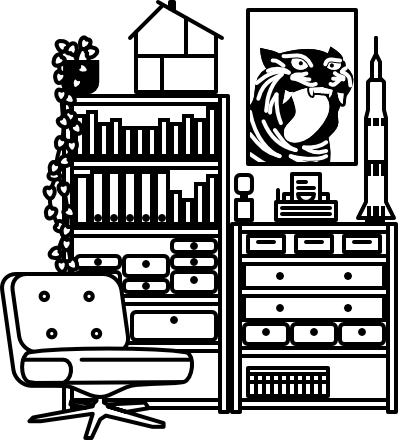
#> input picture dashboard/frontend/dist/photos/photos_bedroom.png, 398 x 440 px
$ python -i images.py   (imports and definitions only)
#> lines starting #> are read from the running program, lines starting #| are printed output that depends on the picture; after the words box and inside, x2 and y2 are one past the last pixel; in counts of white or black regions, pixels touching at a corner belong together
### dashboard/backend/settings.py
"""Runtime settings, all supplied by run.sh from the add-on options."""

import os

DEVICE_ID = os.environ.get("DEVICE_ID", "inkplate5v2")

MQTT_HOST = os.environ.get("MQTT_HOST", "")
MQTT_PORT = int(os.environ.get("MQTT_PORT", "1883"))
MQTT_USER = os.environ.get("MQTT_USER") or None
MQTT_PASSWORD = os.environ.get("MQTT_PASSWORD") or None

DATA_DIR = os.environ.get("DATA_DIR", "./data")

# Charging is inferred from the voltage trend, so both ends are tunable without
# a code change. 30 minutes and 20mV clears normal ADC noise, which is a few mV.
CHARGE_WINDOW_MINUTES = int(os.environ.get("CHARGE_WINDOW_MINUTES", "30"))
CHARGE_THRESHOLD_V = float(os.environ.get("CHARGE_THRESHOLD_V", "0.02"))
STATIC_DIR = os.environ.get("STATIC_DIR", "./static")
PORT = int(os.environ.get("PORT", "8099"))
LOG_LEVEL = os.environ.get("LOG_LEVEL", "info").upper()

# The editor is served through Home Assistant's ingress, which is authenticated
# -- the device cannot use it. Image blobs are served on this second, plain port
# instead, mapped straight to the host in config.yaml.
DEVICE_PORT = int(os.environ.get("DEVICE_PORT", "8098"))

# What the device should prefix image URLs with. Left empty, the add-on asks the
# Supervisor for the host's address and works it out; set it when that guesses
# wrong, e.g. with multiple interfaces or a reverse proxy.
#
# Corrected rather than trusted. The firmware's HTTP client wants
# `http://host:port` exactly and refuses anything else -- and what is typed into
# an add-on option is an address as a person writes one: `192.168.178.35`, with
# no scheme and no port. That was on a real install, and the failure is a bad
# one to read from the outside: images do not download, the boot log never
# arrives, and the manifest falls back to a single 15KB MQTT publish, which is
# the very thing that path exists to avoid.
def _usable_base_url(raw: str) -> str:
    """`192.168.178.35` -> `http://192.168.178.35:8098`, and leave a good one alone."""
    address = (raw or "").strip().rstrip("/")
    if not address:
        return ""

    if "://" not in address:
        address = f"http://{address}"

    scheme, _, rest = address.partition("://")
    # A port is what follows a colon in the *host* part; an IPv6 literal is in
    # brackets and its colons are not that.
    host = rest.split("/", 1)[0]
    has_port = ":" in (host.rsplit("]", 1)[-1] if host.startswith("[") else host)
    if not has_port and scheme == "http":
        address = f"{address}:{DEVICE_PORT}"
    return address


IMAGE_BASE_URL = _usable_base_url(os.environ.get("IMAGE_BASE_URL", ""))

# Releases of the firmware repo are watched here rather than by the device: they
# are served over HTTPS, and the device has no TLS stack by design.
FIRMWARE_REPO = os.environ.get("FIRMWARE_REPO", "").strip()
# How often the releases API is asked. Five minutes is twelve calls an hour
# against GitHub's unauthenticated limit of sixty per address -- comfortable,
# and it is only one call: the binary is downloaded solely when the version has
# actually changed.
#
# The old FIRMWARE_POLL_HOURS still wins if it is set, so a deliberate override
# is not silently sped up to five minutes. Nothing in run.sh sets either; both
# exist for someone debugging with a shell in the container.
FIRMWARE_POLL_MINUTES = float(os.environ.get("FIRMWARE_POLL_MINUTES", "5"))
if os.environ.get("FIRMWARE_POLL_HOURS"):
    FIRMWARE_POLL_MINUTES = float(os.environ["FIRMWARE_POLL_HOURS"]) * 60

# Only needed for a private repo, where the releases API answers 404 without
# one. A fine-grained token with read access to that repo's contents is enough.
FIRMWARE_TOKEN = os.environ.get("FIRMWARE_TOKEN", "").strip()

# Where Home Assistant listens for MQTT discovery. "homeassistant" is its
# default and almost nobody changes it, but a broker shared with another
# controller sometimes does. Set empty to publish no discovery at all, which
# also stops the add-on creating entities on a system that does not want them.
DISCOVERY_PREFIX = os.environ.get("DISCOVERY_PREFIX", "homeassistant").strip().strip("/")

# Present when running as a real add-on; absent when developing on a laptop, in
# which case the state bridge stays off and you can still edit and push layouts.
SUPERVISOR_TOKEN = os.environ.get("SUPERVISOR_TOKEN")
HA_WS_URL = os.environ.get("HA_WS_URL", "ws://supervisor/core/websocket")
HA_REST_URL = os.environ.get("HA_REST_URL", "http://supervisor/core/api")


class DeviceTopics:
    """The topics one panel owns, under `<root>/devices/<id>/`.

    Every panel has a set of these. What they carry is unchanged from when
    there was one panel and they hung directly off the root -- the id is simply
    now part of the path, so two panels cannot overwrite each other's status,
    manifest or layout.
    """

    # [41 lines left out: function __init__, not called in this run]


class Topics:
    """The MQTT contract shared with the firmware.

    Two kinds of topic hang off the installation's root. **Shared** ones are
    written once and read by every panel: the entity states, the image manifest
    and the firmware manifest. Three hundred entity readings republished per
    panel would multiply the broker's traffic by the number of panels to say the
    same thing to each of them, and all three are the same for all of them.

    **Per panel** ones live under `devices/<id>/` -- see DeviceTopics. The
    `devices/` segment is there so that no panel id can collide with a shared
    topic; ids are derived from a MAC and will not be called `state`, but the
    contract should not rest on that.
    """

    def __init__(self, device_id: str):
#> further down, picture is the input picture: PIL image 398x440 RGB; min 0, max 255, mean 166.7
        self.root = device_id
        self.devices = f"{self.root}/devices"
        # Retained list of uploaded images and where to fetch them, so a
        # rebooting device knows what to pull without asking
        self.images_manifest = f"{self.root}/images/manifest"
        # What build is on offer and where to fetch it
        self.firmware_manifest = f"{self.root}/firmware/manifest"

    def device(self, panel_id: str) -> DeviceTopics:
        return DeviceTopics(self.root, panel_id)

    # [29 lines left out: functions every_device, panel_of, leaf_of, state, not called in this run]


topics = Topics(DEVICE_ID)

### dashboard/backend/images.py
"""Turn uploaded pictures into the packed 1-bit blobs the device draws directly.

All the scaling, cropping and dithering happens here rather than on the device.
The ESP32 would need seconds to decode a JPEG and has no memory to spare for it,
so what lands on the SD card is already the exact pixel size the widget occupies
and can go straight to drawBitmap.

The packing matches the firmware's iconConvert.py exactly -- MSB first, each row
starting on a byte boundary, a set bit meaning ink -- because the device draws
compiled-in icons and uploaded images through the same call.

    IPL1 file layout
    0  magic    "IPL1"
    4  version  1
    5  reserved 0
    6  width    uint16 little-endian
    8  height   uint16 little-endian
    10 payload  ceil(width / 8) * height bytes
"""

import hashlib
import io
import json
import logging
import os
import re
import struct
from typing import Any

from PIL import Image, ImageDraw, ImageOps

from settings import DATA_DIR

log = logging.getLogger(__name__)

MAGIC = b"IPL1"
VERSION = 1
HEADER = struct.Struct("<4sBBHH")

IMAGES_DIR = os.path.join(DATA_DIR, "images")
INDEX_PATH = os.path.join(IMAGES_DIR, "index.json")

# Names end up in a URL, a filename and a path on the SD card, so keep them dull.
NAME_PATTERN = re.compile(r"^[a-z0-9][a-z0-9_-]{0,31}$")

# The panel, so an upload cannot ask for something that could never be drawn
MAX_WIDTH = 1280
MAX_HEIGHT = 720

# CARD_RADIUS in the firmware's CardWidget.h. A photo sitting among widgets
# looks like a mistake with square corners; matching their radius makes it look
# like it belongs. Kept in step by hand -- the manifest carries the grid, not
# the card styling, and this is the only thing on this side that needs it.
CORNER_RADIUS = 16

# CARD_BORDER, and the radius of the white body *inside* a card's frame.
#
# A photo widget with its border on is drawn by the firmware as a normal card --
# frame, then the picture inset into the body -- so the picture has to be the
# body's shape exactly. Anything else shows as a white crescent in each corner
# where the photo's square edge fails to reach the body's curve.
CARD_BORDER = 4
INNER_RADIUS = CORNER_RADIUS - CARD_BORDER


class ImageError(ValueError):
    """Raised for anything the user can fix by uploading something else."""


# [9 lines left out: function normalise_name, not called in this run]


# A byte to the same byte with every bit flipped, for `bytes.translate` below.
_INVERT = bytes(255 - value for value in range(256))


def _pack(image: Image.Image) -> bytes:
    """A 1-bit PIL image to packed rows. Mirrors iconConvert.py.

    Pillow's own 1-bit buffer is already this format bit for bit, save for the
    polarity: it packs rows MSB first, padded to whole bytes, with a set bit
    meaning *white*, and here a set bit means ink. So the whole job is a 256-byte
    translation in C and a mask down the right-hand edge, instead of a Python
    loop over every pixel -- which for a full-screen picture was a million
    iterations of shift-and-test, and the second-largest cost in a conversion.
    """
    width, height = image.size
#> width = 398; height = 440
    if image.mode != "1":
        # Only ever reached by a caller that has not dithered yet; the threshold
        # is the same 128 the old comparison against 0 implied for a bitmap.
        image = image.convert("1", dither=Image.Dither.NONE)
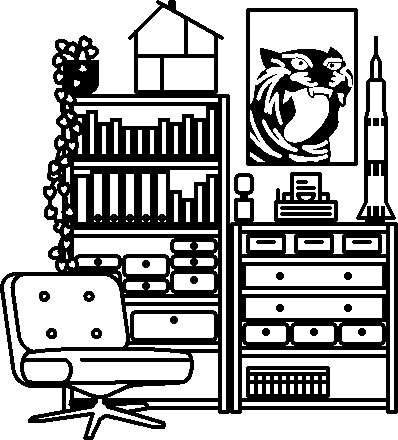
#> image: PIL image 398x440 1; 65.3% white; 26 black regions (1 under 20 px), largest, box (x1, y1, x2, y2) and area: (0, 0, 398, 440) 51743, (246, 8, 358, 166) 7233, (280, 206, 332, 210) 204

    packed = image.tobytes().translate(_INVERT)
    spare = width % 8
#> spare = 6
    if not spare:
        return packed

    # Pillow pads a short row with unset bits, which the flip above turned into
    # ink running off the edge of the picture. Paper, as before.
    stride = (width + 7) // 8
#> stride = 50
    out = bytearray(packed)
    keep = (0xFF << (8 - spare)) & 0xFF
#> keep = 252
    for last in range(stride - 1, stride * height, stride):
        out[last] &= keep
    return bytes(out)


# The three dithers, and the contract they are written to.
#
# Each is mirrored pixel for pixel in the frontend's dither.js, because the
# editor previews the 1-bit result live while you drag. That preview is only
# honest if the two agree exactly, so both walk a flat float array in raster
# order, use the same neighbour offsets, and do the arithmetic in the same
# order -- IEEE doubles either side, so the results are identical rather than
# merely close. tools/dithercheck.py asserts that on real images.
#
# Anything added here has to be added there, and to DITHERS below.


# [99 lines left out: functions _diffuse, _atkinson, _floyd_steinberg, _threshold, not called in this run]


DITHERS = {
    "atkinson": _atkinson,
    "floyd_steinberg": _floyd_steinberg,
    "threshold": _threshold,
}


# [191 lines left out: functions _dither, _cover, _contain, _round_corners, _finish, convert_prepared and 3 more, not called in this run]


def blob_path(name: str) -> str:
    return os.path.join(IMAGES_DIR, f"{name}.bin")


def preview_path(name: str) -> str:
    return os.path.join(IMAGES_DIR, f"{name}.png")


# [156 lines left out: functions store, store_photo, remove, remove_where, not called in this run]


def listing() -> list[dict[str, Any]]:
    return sorted(_load_index().values(), key=lambda entry: entry["name"])


# [7 lines left out: function uploads, not called in this run]


# What one manifest entry costs, near enough, against the device's 16KB MQTT
# buffer (MQTT_BUFFER_SIZE in MQTTManager.h). A payload over that is not
# truncated, it is dropped -- and the symptom is a panel that silently stops
# hearing about new images -- so this is worth a warning before it happens.
MANIFEST_BUDGET_BYTES = 16384
MANIFEST_WARN_BYTES = 14000

# Only these reach the device. Everything else in an entry -- the mode, the
# dither, which album it came from -- exists for the editor, and with an album's
# worth of photos in the list those fields are most of the payload.
DEVICE_FIELDS = ("name", "width", "height", "bytes", "sha256")


# [18 lines left out: function manifest, not called in this run]

>>> from PIL import Image
>>> picture = Image.open('../frontend/dist/photos/photos_bedroom.png')
>>> result = _pack(picture)

$ run again, on dashboard/frontend/dist/photos/photos_interface.png
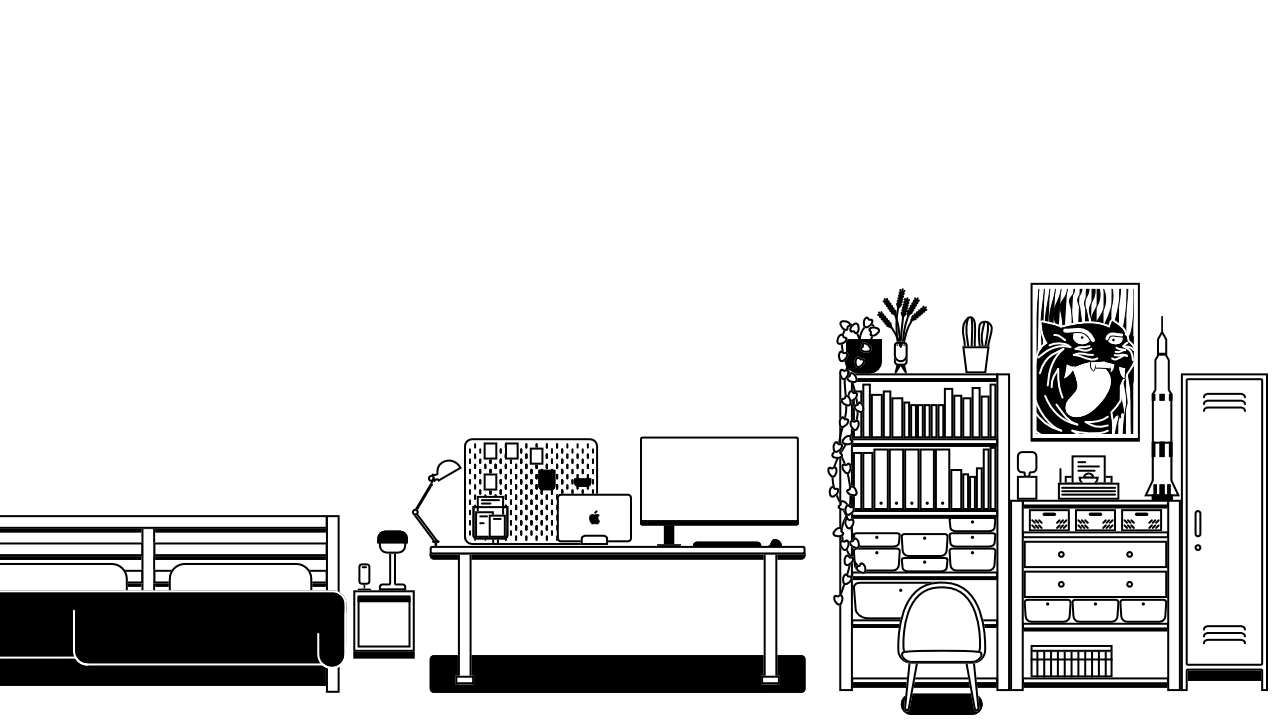
#> input picture dashboard/frontend/dist/photos/photos_interface.png, 1280 x 720 px
#> picture is the input picture: PIL image 1280x720 RGB; min 0, max 255, mean 223.6
#> in _pack, `image = image.convert("1", dither=Image.Dither.NONE)`:
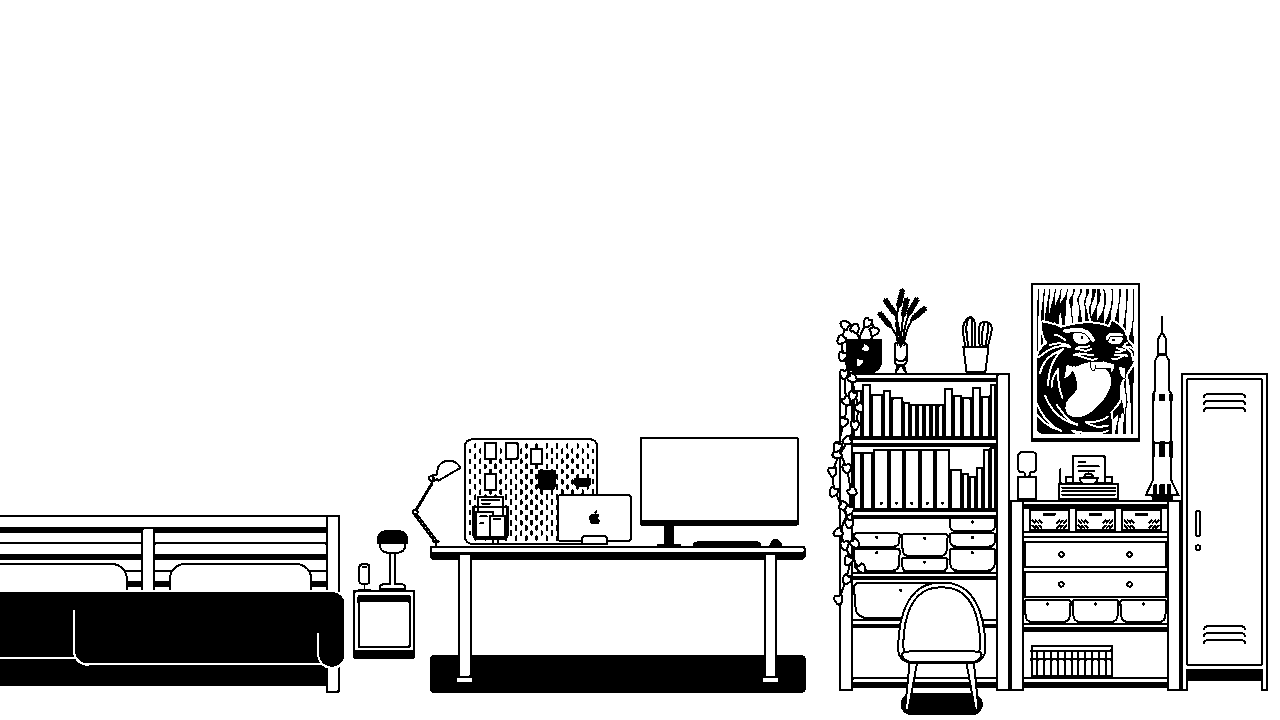
#> image: PIL image 1280x720 1; 87.5% white; 204 black regions (149 under 20 px), largest, box (x1, y1, x2, y2) and area: (827, 288, 1268, 715) 37399, (0, 592, 344, 667) 23800, (412, 437, 806, 693) 20861

$ run again, on dashboard/frontend/dist/photos/photos_interface_ilico.png
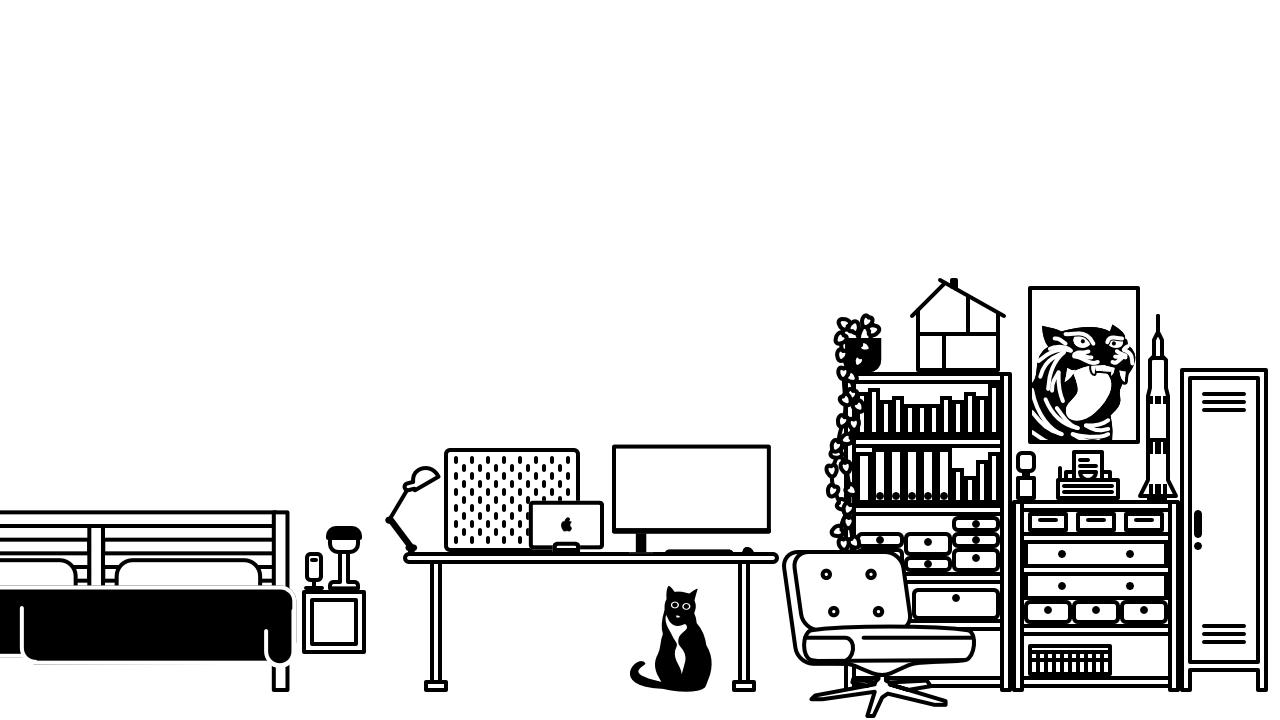
#> input picture dashboard/frontend/dist/photos/photos_interface_ilico.png, 1280 x 720 px
#> picture is the input picture: PIL image 1280x720 RGB; min 0, max 255, mean 222.9
#> in _pack, `image = image.convert("1", dither=Image.Dither.NONE)`:
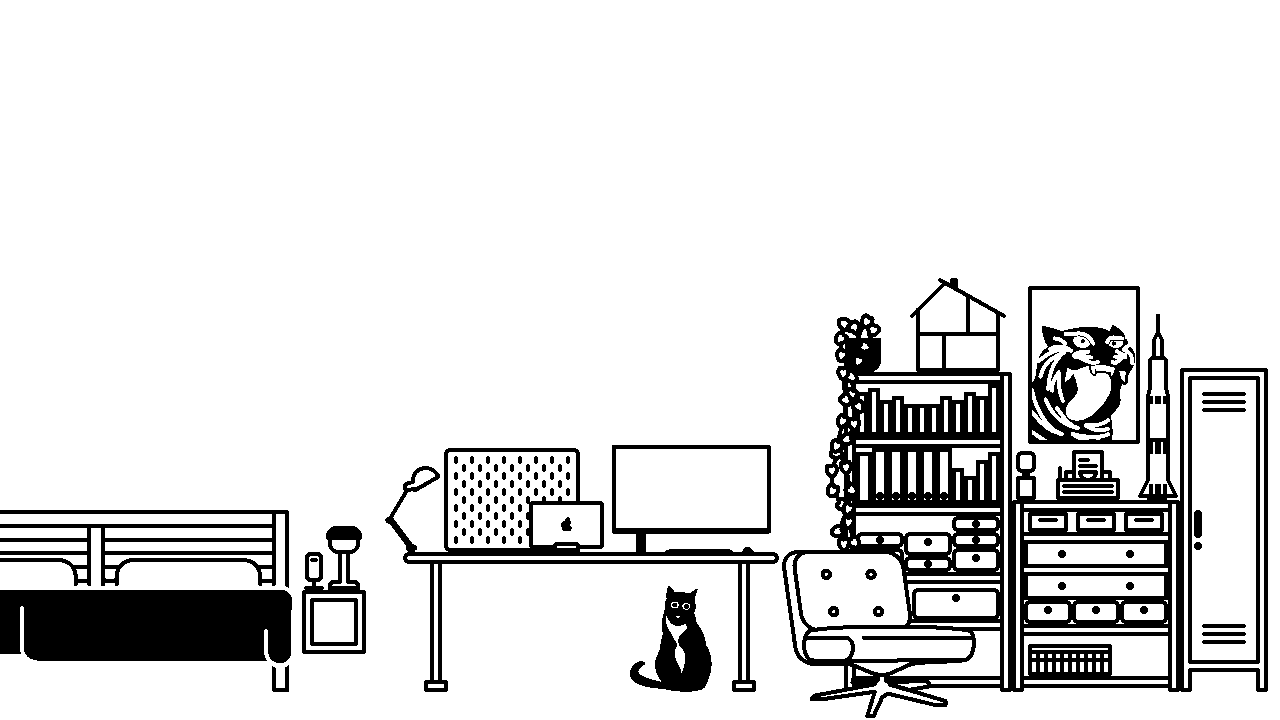
#> image: PIL image 1280x720 1; 87.4% white; 110 black regions (2 under 20 px), largest, box (x1, y1, x2, y2) and area: (782, 278, 1268, 718) 55127, (0, 590, 292, 663) 20138, (385, 445, 779, 692) 11362
